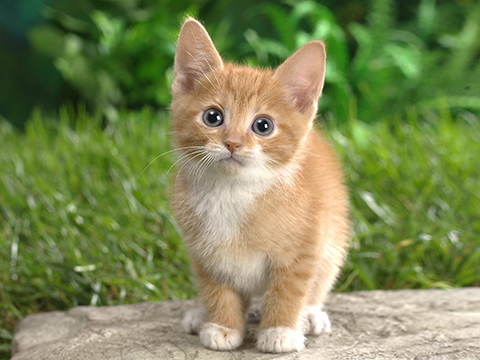
#> input picture cat.jpg, 480 x 360 px
$ jupyter execute thresholding.ipynb
#> lines starting #> are read from the running program, lines starting #| are printed output that depends on the picture; after the words box and inside, x2 and y2 are one past the last pixel; in counts of white or black regions, pixels touching at a corner belong together
[cell 1]
import cv2
import numpy
from matplotlib import pyplot as plt

[cell 2]
img = cv2.imread('cat.jpg',0)
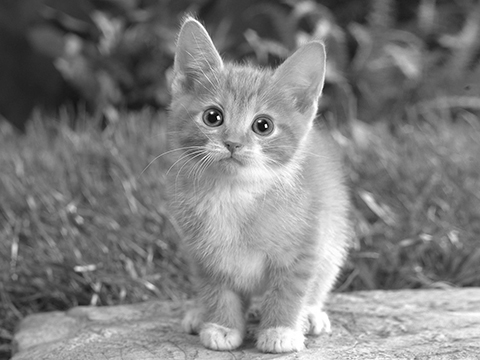
#> img: shape (360, 480); min 0, max 255, mean 127.2

[cell 3]
plt.imshow(img,cmap="gray")
plt.show()

[cell 4]
#simple thresholding
ret, threshimg1 = cv2.threshold(img,127,255,cv2.THRESH_BINARY)
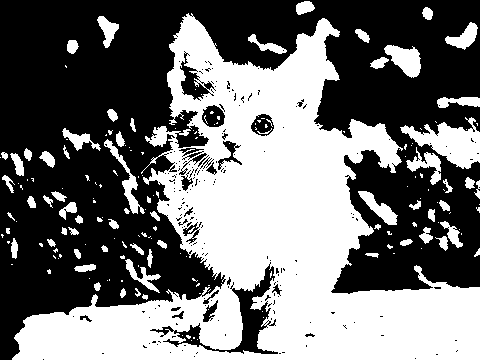
#> threshimg1: shape (360, 480); 44.6% white; 178 white regions (112 under 20 px), largest, box (x1, y1, x2, y2) and area: (12, 13, 480, 360) 66245, (400, 117, 480, 169) 1986, (384, 45, 421, 78) 733
ret, threshimg2 = cv2.threshold(img,127,255,cv2.THRESH_BINARY_INV)
ret, threshimg3 = cv2.threshold(img,127,255,cv2.THRESH_TRUNC)
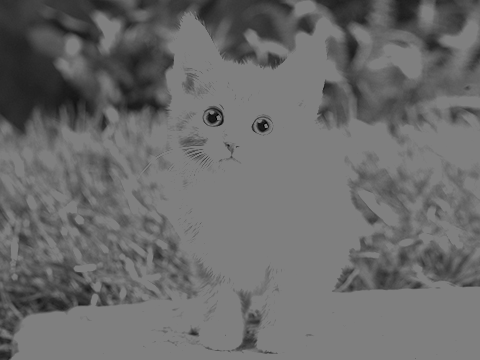
#> threshimg3: shape (360, 480); min 0, max 127, mean 106.6
ret, threshimg4 = cv2.threshold(img,127,255,cv2.THRESH_TOZERO)
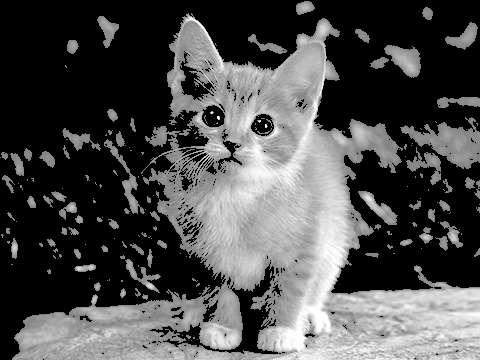
#> threshimg4: shape (360, 480); min 0, max 255, mean 77.3
ret, threshimg5 = cv2.threshold(img,127,255,cv2.THRESH_TOZERO_INV)
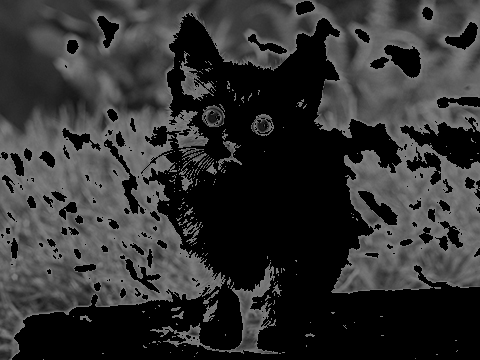
#> threshimg5: shape (360, 480); min 0, max 127, mean 49.9

[cell 5]
titles = ['Original Image','BINARY','BINARY_INV','TRUNC','TOZERO','TOZERO_INV']
images = [img, threshimg1, threshimg2, threshimg3, threshimg4, threshimg5]

for i in xrange(6):
    plt.subplot(2,3,i+1),plt.imshow(images[i],'gray')
    plt.title(titles[i])

plt.show()

[cell 6]
#otsu thresholding
retVal,otsu_img = cv2.threshold(img,0,255,cv2.THRESH_BINARY+cv2.THRESH_OTSU)
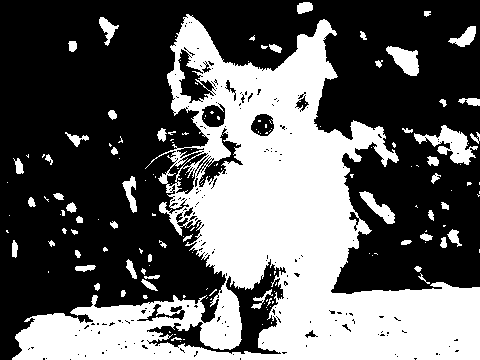
#> otsu_img: shape (360, 480); 38.1% white; 158 white regions (104 under 20 px), largest, box (x1, y1, x2, y2) and area: (12, 14, 480, 360) 59898, (414, 125, 478, 165) 995, (386, 46, 419, 76) 583
#> retVal = 137

[cell 7]
plt.subplot(2,3,1),plt.imshow(otsu_img,"gray")
plt.subplot(2,3,2),plt.hist(img.ravel(),255)
plt.show()
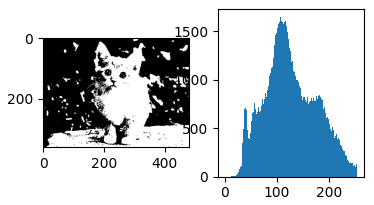
#> figure drawn by matplotlib, 2 panels; panel 2: tallest bar 1651 high, from x = 107 to 108

$ run again, with Guassian.jpeg copied over cat.jpg
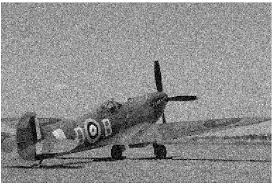
#> input picture Guassian.jpeg, 274 x 184 px
#> img is the input picture: shape (184, 274); min 0, max 255, mean 143.2
#> `ret, threshimg1 = cv2.threshold(img,127,255,cv2.THRESH_BINARY)`:
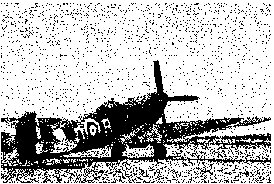
#> threshimg1: shape (184, 274); 74.5% white; 1454 black regions (1446 under 20 px), largest, box (x1, y1, x2, y2) and area: (1, 60, 271, 183) 10024, (196, 162, 214, 177) 68, (113, 166, 126, 179) 41
#> otsu_img: shape (184, 274); 78.5% white; 1188 black regions (1180 under 20 px), largest, box (x1, y1, x2, y2) and area: (1, 60, 271, 180) 8252, (220, 133, 271, 149) 367, (246, 156, 271, 166) 72
#> retVal = 121
#> `plt.show()`:
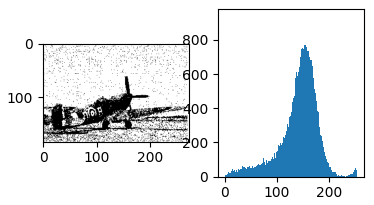
#> figure drawn by matplotlib, 2 panels; panel 2: tallest bar 936 high, from x = 254 to 255

$ run again, with brain_scan.png saved as cat.jpg
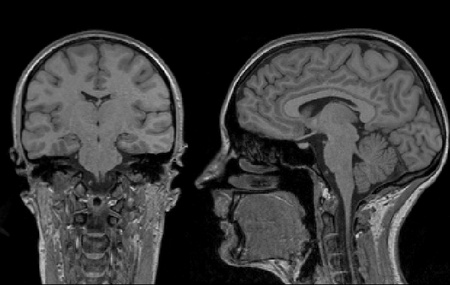
#> input picture brain_scan.png, 450 x 285 px
#> img is the input picture: shape (285, 450); min 0, max 252, mean 54.6
#> `ret, threshimg1 = cv2.threshold(img,127,255,cv2.THRESH_BINARY)`:
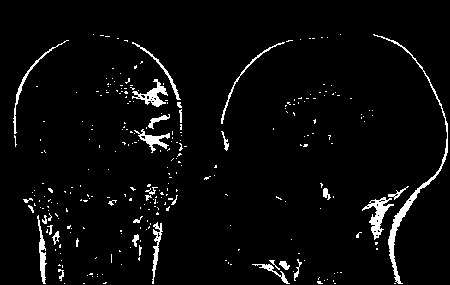
#> threshimg1: shape (285, 450); 3.9% white; 283 white regions (251 under 20 px), largest, box (x1, y1, x2, y2) and area: (373, 34, 448, 284) 949, (362, 197, 394, 240) 454, (132, 79, 168, 107) 354
#> otsu_img: shape (285, 450); 51.4% white; 232 black regions (199 under 20 px), largest, box (x1, y1, x2, y2) and area: (0, 0, 450, 285) 54768, (22, 141, 175, 199) 2955, (20, 37, 176, 140) 1284
#> retVal = 53
#> `plt.show()`:
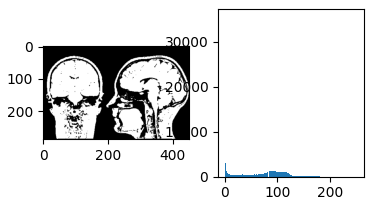
#> figure drawn by matplotlib, 2 panels; panel 2: tallest bar 35653 high, from x = 0 to 0.988
